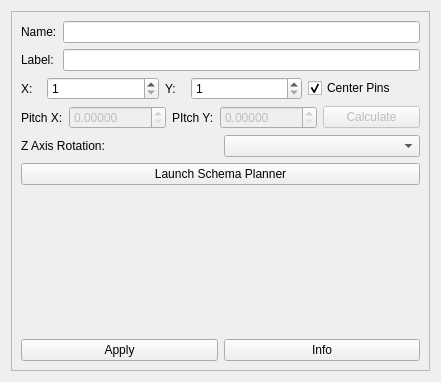
<?xml version="1.0" encoding="UTF-8"?>
<ui version="4.0">
 <class>RGGEditAssemblyParameters</class>
 <widget class="QWidget" name="RGGEditAssemblyParameters">
  <property name="geometry">
   <rect>
    <x>0</x>
    <y>0</y>
    <width>441</width>
    <height>382</height>
   </rect>
  </property>
  <property name="windowTitle">
   <string>Form</string>
  </property>
  <layout class="QGridLayout" name="gridLayout_3">
   <item row="0" column="0">
    <widget class="QScrollArea" name="scrollArea">
     <property name="widgetResizable">
      <bool>true</bool>
     </property>
     <widget class="QWidget" name="scrollAreaWidgetContents">
      <property name="geometry">
       <rect>
        <x>0</x>
        <y>0</y>
        <width>421</width>
        <height>362</height>
       </rect>
      </property>
      <layout class="QVBoxLayout" name="verticalLayout">
       <item>
        <layout class="QGridLayout" name="nameLabelLayout">
         <item row="0" column="0">
          <widget class="QLabel" name="labelLabel">
           <property name="text">
            <string>Name:</string>
           </property>
          </widget>
         </item>
         <item row="1" column="0">
          <widget class="QLabel" name="nameLabel">
           <property name="text">
            <string>Label:</string>
           </property>
          </widget>
         </item>
         <item row="1" column="1">
          <widget class="QLineEdit" name="nameLineEdit"/>
         </item>
         <item row="0" column="1">
          <widget class="QLineEdit" name="labelLineEdit"/>
         </item>
        </layout>
       </item>
       <item>
        <layout class="QHBoxLayout" name="latticeLayout">
         <item>
          <widget class="QLabel" name="latticeXLabel">
           <property name="sizePolicy">
            <sizepolicy hsizetype="Fixed" vsizetype="Minimum">
             <horstretch>0</horstretch>
             <verstretch>0</verstretch>
            </sizepolicy>
           </property>
           <property name="minimumSize">
            <size>
             <width>20</width>
             <height>0</height>
            </size>
           </property>
           <property name="maximumSize">
            <size>
             <width>5</width>
             <height>16777215</height>
            </size>
           </property>
           <property name="text">
            <string>X:</string>
           </property>
          </widget>
         </item>
         <item>
          <widget class="QSpinBox" name="latticeXSpinBox">
           <property name="minimum">
            <number>1</number>
           </property>
           <property name="maximum">
            <number>999</number>
           </property>
          </widget>
         </item>
         <item>
          <widget class="QLabel" name="latticeYLabel">
           <property name="sizePolicy">
            <sizepolicy hsizetype="Fixed" vsizetype="Preferred">
             <horstretch>0</horstretch>
             <verstretch>0</verstretch>
            </sizepolicy>
           </property>
           <property name="minimumSize">
            <size>
             <width>20</width>
             <height>0</height>
            </size>
           </property>
           <property name="text">
            <string>Y:</string>
           </property>
          </widget>
         </item>
         <item>
          <widget class="QSpinBox" name="latticeYSpinBox">
           <property name="minimum">
            <number>1</number>
           </property>
           <property name="maximum">
            <number>999</number>
           </property>
          </widget>
         </item>
         <item>
          <widget class="QCheckBox" name="centerPinsCheckbox">
           <property name="text">
            <string>Center Pins</string>
           </property>
           <property name="checked">
            <bool>true</bool>
           </property>
          </widget>
         </item>
        </layout>
       </item>
       <item>
        <layout class="QHBoxLayout" name="pitchLayout">
         <item>
          <widget class="QLabel" name="pitchXLabel">
           <property name="sizePolicy">
            <sizepolicy hsizetype="Fixed" vsizetype="Preferred">
             <horstretch>0</horstretch>
             <verstretch>0</verstretch>
            </sizepolicy>
           </property>
           <property name="minimumSize">
            <size>
             <width>5</width>
             <height>0</height>
            </size>
           </property>
           <property name="text">
            <string>Pitch X:</string>
           </property>
          </widget>
         </item>
         <item>
          <widget class="QDoubleSpinBox" name="pitchXSpinBox">
           <property name="enabled">
            <bool>false</bool>
           </property>
           <property name="decimals">
            <number>5</number>
           </property>
          </widget>
         </item>
         <item>
          <widget class="QLabel" name="pitchYLabel">
           <property name="sizePolicy">
            <sizepolicy hsizetype="Fixed" vsizetype="Preferred">
             <horstretch>0</horstretch>
             <verstretch>0</verstretch>
            </sizepolicy>
           </property>
           <property name="minimumSize">
            <size>
             <width>10</width>
             <height>0</height>
            </size>
           </property>
           <property name="text">
            <string>PItch Y:</string>
           </property>
          </widget>
         </item>
         <item>
          <widget class="QDoubleSpinBox" name="pitchYSpinBox">
           <property name="enabled">
            <bool>false</bool>
           </property>
           <property name="decimals">
            <number>5</number>
           </property>
          </widget>
         </item>
         <item>
          <widget class="QPushButton" name="calculatePitchButton">
           <property name="enabled">
            <bool>false</bool>
           </property>
           <property name="text">
            <string>Calculate</string>
           </property>
          </widget>
         </item>
        </layout>
       </item>
       <item>
        <layout class="QGridLayout" name="gridLayout_2">
         <item row="1" column="0">
          <widget class="QLabel" name="zAxisRotationLabel">
           <property name="text">
            <string>Z Axis Rotation:</string>
           </property>
          </widget>
         </item>
         <item row="1" column="1">
          <widget class="QComboBox" name="zAxisRotationComboBox"/>
         </item>
        </layout>
       </item>
       <item>
        <widget class="QPushButton" name="launchSchemaButton">
         <property name="text">
          <string>Launch Schema Planner</string>
         </property>
        </widget>
       </item>
       <item>
        <spacer name="verticalSpacer">
         <property name="orientation">
          <enum>Qt::Vertical</enum>
         </property>
         <property name="sizeHint" stdset="0">
          <size>
           <width>20</width>
           <height>40</height>
          </size>
         </property>
        </spacer>
       </item>
       <item>
        <layout class="QGridLayout" name="gridLayout_4">
         <item row="1" column="0">
          <widget class="QPushButton" name="applyButton">
           <property name="text">
            <string>Apply</string>
           </property>
          </widget>
         </item>
         <item row="1" column="1">
          <widget class="QPushButton" name="infoButton">
           <property name="text">
            <string>Info</string>
           </property>
          </widget>
         </item>
        </layout>
       </item>
      </layout>
     </widget>
    </widget>
   </item>
  </layout>
 </widget>
 <resources/>
 <connections/>
</ui>
